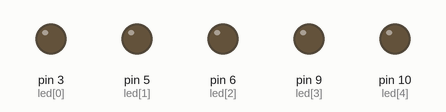
This sketch was run on a simulated Arduino Uno, built with avr-gcc and run on an emulated ATmega328P. Shown: output pins drawn as LEDs (lit = HIGH).

Above: at 1.2 s.
At 2.7 s:
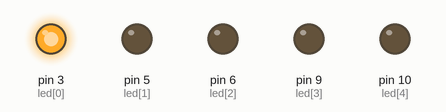
At 3.2 s:
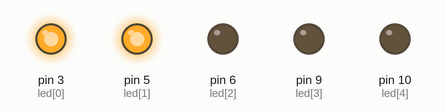
At 4.2 s:
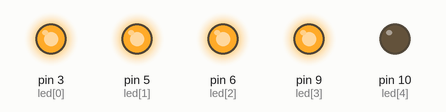
At 4.7 s:
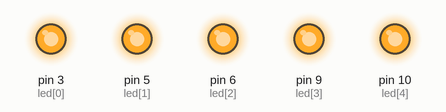
At 5.7 s:
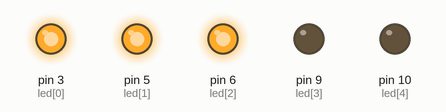
Timing chart, 0 to 6.5 s (numbered marks = the images above):
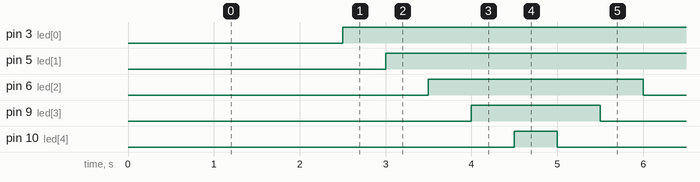

The sketch:

DenNgoaiVaoTrong.ino
```cpp
int led[5] = {3,5,6,9,10};

void setup() {
  for (int i = 0; i < 5; i++)
    pinMode(led[i], OUTPUT);
}

void loop() {
  for(int i = 0; i < 5; i++){
    digitalWrite(led[4- i], LOW);
    delay(500);
  }
  for(int i = 0; i < 5; i++){
    digitalWrite(led[i], HIGH);
    delay(500);
  }

}
```

Measured:
- by itself, pin 3 (led[0]): alternates HIGH for 4.5 s and LOW for 0.50 s
- by itself, pin 5 (led[1]): alternates HIGH for 3.5 s and LOW for 1.5 s
- by itself, pin 6 (led[2]): alternates HIGH for 2.5 s and LOW for 2.5 s
- by itself, pin 9 (led[3]): alternates HIGH for 1.5 s and LOW for 3.5 s
- by itself, pin 10 (led[4]): alternates HIGH for 0.50 s and LOW for 4.5 s
